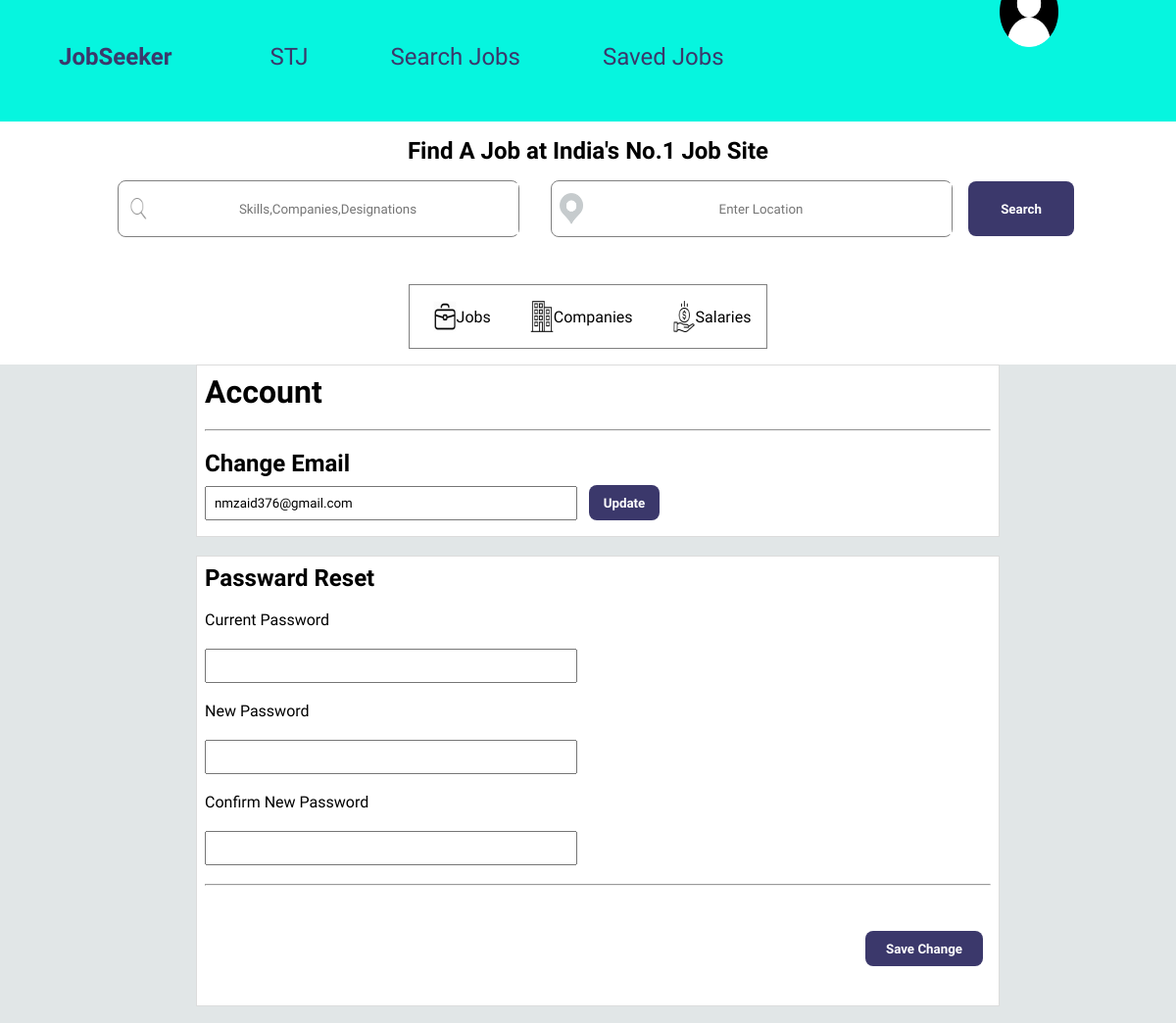
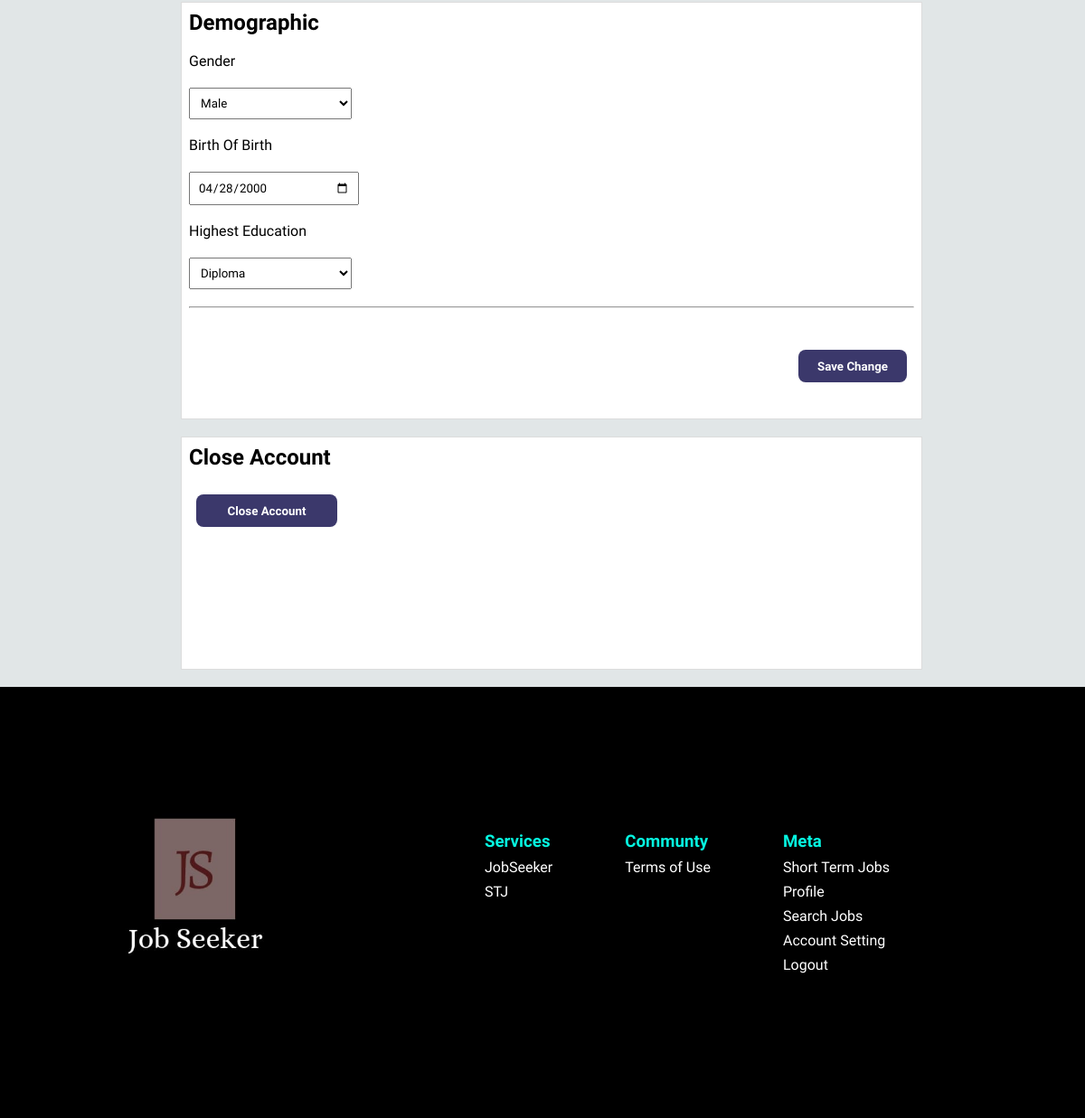
Screenshot of /php/accountSetting.php (signed in) with the database file from the repository (2 pictures, top to bottom).
### tables this page shows
CREATE TABLE `accounts` (
  `fullName` text NOT NULL,
  `phoneNumber` text NOT NULL,
  `email` text NOT NULL,
  `password` text NOT NULL,
  `type` text NOT NULL
);

CREATE TABLE `userbasicdetails` (
  `sno` int(11) NOT NULL,
  `phoneNumber` text NOT NULL,
  `userImage` varchar(255) NOT NULL,
  `gender` text NOT NULL,
  `dateOfBirth` date NOT NULL,
  `age` int(11) NOT NULL,
  `city` text NOT NULL,
  `educationInstitute` text NOT NULL,
  `digreeOrCertification` text NOT NULL,
  `fieldOfStudy` text NOT NULL,
  `instituteLocation` text NOT NULL,
  `percentage` text NOT NULL,
  `passingYear` text NOT NULL,
  `experienceYears` text NOT NULL,
  `experiencePlace` text NOT NULL,
  `skills` text NOT NULL,
  `strengths` text NOT NULL
);

### partials/profileDetails.php (called while the page is built)
<?php
    require 'dbmsConnection.php';
    $phoneNumber=$_SESSION['phoneNumber'];
    $sql="SELECT * FROM `accounts` WHERE phoneNumber='$phoneNumber'";
    $result=mysqli_query($connect,$sql);
    $row=mysqli_fetch_assoc($result);
?>

### php/accountSetting.php (the view, shortened to what this page needs)
<?php
       if(isset($_SESSION['Loggedin'])){
        include '../partials/profileDetails.php';
        $sql1="SELECT * FROM `userbasicdetails` WHERE phoneNumber='$phoneNumber'";
        $result1=mysqli_query($connect,$sql1);
        $row1=mysqli_fetch_assoc($result1);
    }
    else
       {
           header("Location: ../");
           exit;
       }
 ?>
<!DOCTYPE html>
<html lang="en">
<head>
    <link rel="stylesheet" href="../css/accountSetting.css">
</head>
<body>
    <nav>
         <?php
            include '../partials/navigation.php';
          ?>
     </nav>
<div id="middleArea1">
    <h2>Find A Job at India's No.1 Job Site</h2>
            <form action="accountSetting.php" method="get">
            <div id="middleArea1a"><img src="../icons/graySearchIcon.png" alt="image Not Loaded"><input type="search" name="SkillsDesignationCompanies" placeholder="Skills,Companies,Designations"></div>
            <div id="middleArea1b"><img src="../icons/grayLocationIcon.png" alt="image not Loaded"><input type="search" name="Location"placeholder="Enter Location"></div>
            <button>Search</button>
            </form>
        <div id="middleArea1d">
            <div id="middleArea1d1"><img src="../icons/job.jpg" alt="Icon"> Jobs</div>
            <div id="middleArea1d2"><img src="../icons/companyBuilding.png" alt="Icon">Companies</div>
            <div id="middleArea1d3"><img src="../icons/salary.png" alt="Icon">Salaries</div>
        </div>
</div>
<div id="middleArea2">
    <div id="middleArea2b">
        <div id="middleArea2b1">
            <h1>Account</h1><br><hr><br>
            <h2>Change Email</h2>
            <form action="../partials/settingsOfUser.php?v1=Account&v2=emailChanging" method="POST">
            <input type="text" name="email" value="<?php echo $row['email'] ?>">
            <button id="changeEmailbtn">Update</button>
            </form>
        </div><br>
        <div id="middleArea2b2">
            <h2>Passward Reset</h2><br>
            <form action="../partials/settingsOfUser.php?v1=Account&v2=passwordResetting" method="POST">
                <label>Current Password</label><br>
                <input type="password" class="passwordReset" name="c_Password"><br><br>
                <label>New Password</label><br>
                <input type="text"  class="passwordReset" name="newPassword"><br><br>
                <label >Confirm New Password</label><br>
                <input type="password"  class="passwordReset" name="confirmNewPassword"><br><br><hr><br><br>
                <button id="savePasswordSettingBtn">Save Change</button><br><br>
            </form><br><br>
        </div><br>
        <div id="middleArea2b3">
        <h2>Demographic</h2><br>
            <form action="../partials/settingsOfUser.php?v1=Account&v2=demographicChanging" method="POST">
                <label>Gender</label><br>
                <select name="gender" id="reset">
                <option value="<?php echo $row1['gender']; ?>"><?php echo $row1['gender']; ?></option>
                </select><br><br>
                <label>Birth Of Birth</label><br>
                <input type="date" id="resetbirth" value="<?php echo $row1['dateOfBirth']; ?>" name="dateOfBirth"><br><br>
                <label >Highest Education</label><br>
                <select name="digreeOrCertification" id="reset">
                <option value="<?php echo $row1['digreeOrCertification']; ?>"><?php echo $row1['digreeOrCertification']; ?></option>
                </select><br><br><hr><br><br>
                <button id="savePasswordSettingBtn">Save Change</button><br><br>
            </form><br><br>
        </div><br>
        <div id="middleArea2b4">
        <h2>Close Account</h2><br>
        <form action="../partials/settingsOfUser.php?v1=Account&v2=accountClosing" method="POST">
        <button id="closeAccountBtn">Close Account</button><br><br>
        </form>
        </div><br>
    </div>
</div>
<footer>
     <?php
      include '../partials/footer.php';
     ?>
</footer>
</body>
</html>

### css/accountSetting.css (style rules this page uses)
* { margin:0; padding:0; font-family: 'Baloo Bhaina 2', cursive; }
body { display: flex; flex-direction: column; background-color:#0b343e1f; }
nav { height: 10vh; background: #06f5df; display: flex; padding-top: 5.5vh; position:sticky; top:0; }
#middleArea1 { background: white; display: flex; flex-direction: column; justify-content: center; align-items: center; padding: 2vh; }
#middleArea1 form { background: white; display: flex; justify-content: center; align-items: center; }
#middleArea1a img { width: 2vw; height: 4vh; margin-left:1vh; }
#middleArea1b img { width: 2vw; height: 4vh; margin-left:1vh; }
#middleArea1 input { width: 31.7vw; height: 6.4vh; border:none; outline:none; text-align:center; }
#middleArea1a,#middleArea1b { border: 1px solid gray; width: 34vw; height: 7vh; border-radius: 1vh; margin: 2vh; display: flex; justify-content: center; align-items: center; }
#middleArea1 button { color: white; background: #3b386b; font-weight: bold; width: 9vw; height: 7vh; border-radius: 1vh; border: none; }
#middleArea1d { border: 1px solid gray; margin-top: 2vh; display: flex; }
#middleArea1d img { width: 2vw; height: 4vh; margin-left:1vh; }
#middleArea1d1,#middleArea1d2,#middleArea1d3 { display: flex; justify-content: center; align-items: center; margin: 1vh; padding: 1vh; border-radius: 1vh; }
#middleArea2 { width:70vw; margin: auto; display: flex; }
#middleArea2b { margin-left: 20px; width:60vw; }
#changeEmailbtn { color:white; background:#3b386b; border: none; width: 6vw; height: 3vw; text-align: center; margin: 1vh; padding: 1vh; border-radius: 1vh; font-weight: bold; }
.passwordReset { width: 30vw; margin-top: 2.5vh; padding: 1vh; }
#middleArea2b { width:85vw; }
#middleArea2b1 { padding:1vh; border: 1px solid gainsboro; background: white; }
#middleArea2b1 input { width: 30vw; padding: 1vh; }
#middleArea2b2 { padding:1vh; border: 1px solid gainsboro; background: white; }
#middleArea2b3 { padding:1vh; border: 1px solid gainsboro; background: white; }
#reset { width: 15vw; margin-top: 2.5vh; padding: 1vh; }
#resetbirth { width: 14vw; margin-top: 2.5vh; padding: 1vh; }
#savePasswordSettingBtn { color:white; background:#3b386b; border: none; width: 10vw; height: 3vw; text-align: center; margin: 1vh; padding: 1vh; border-radius: 1vh; font-weight: bold; float: right; }
#middleArea2b4 { padding:1vh; border: 1px solid gainsboro; background: white; height: 30vh; }
#closeAccountBtn { color:white; background:#3b386b; border: none; width: 13vw; height: 3vw; text-align: center; margin: 1vh; padding: 1vh; border-radius: 1vh; font-weight: bold; }
footer { background: black; display: flex; color:white; justify-content: center; align-items: center; }

### rows the page displays
accounts: email "nmzaid376@gmail.com"
userbasicdetails: gender "Male", dateOfBirth "04/28/2000", digreeOrCertification "Diploma"
